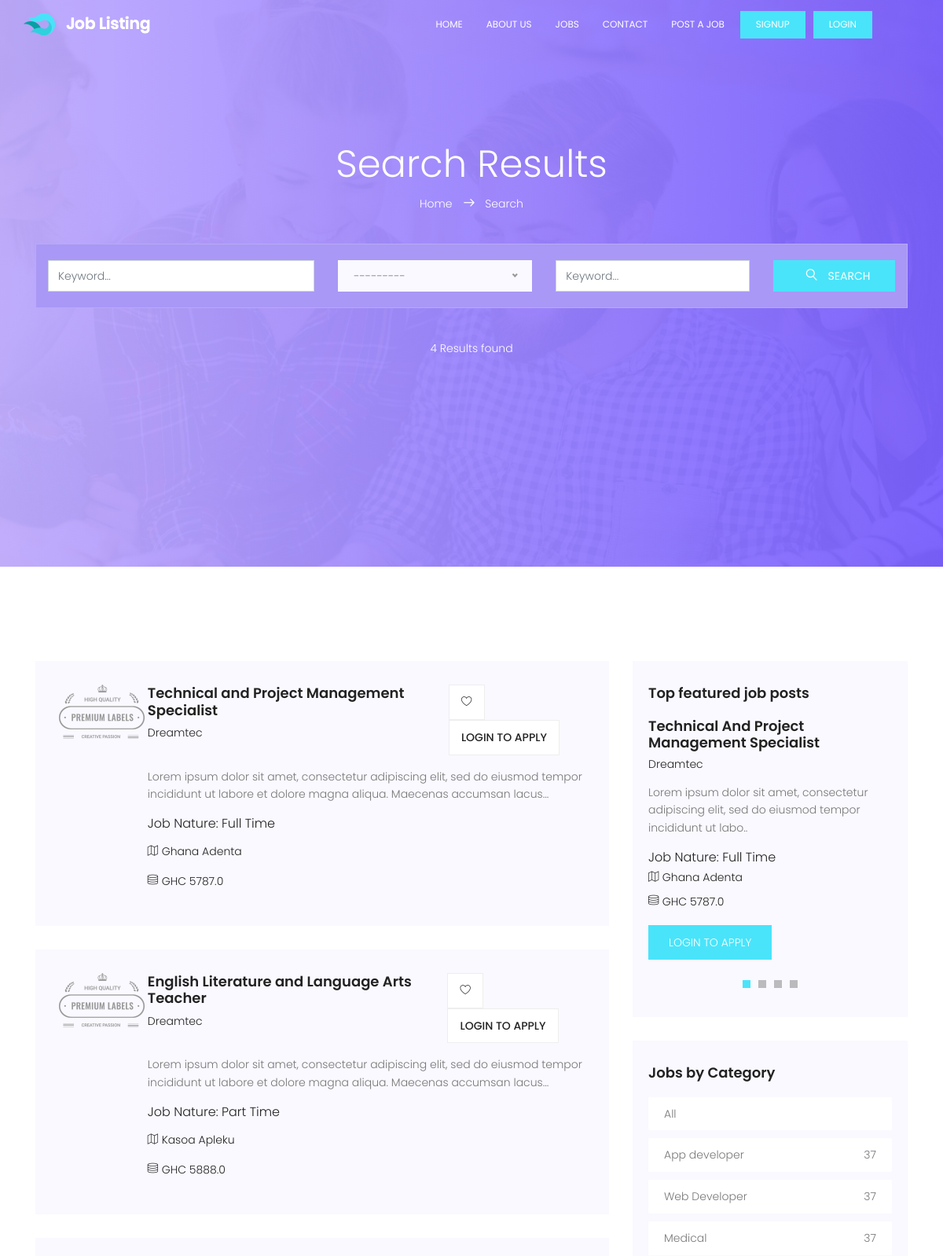
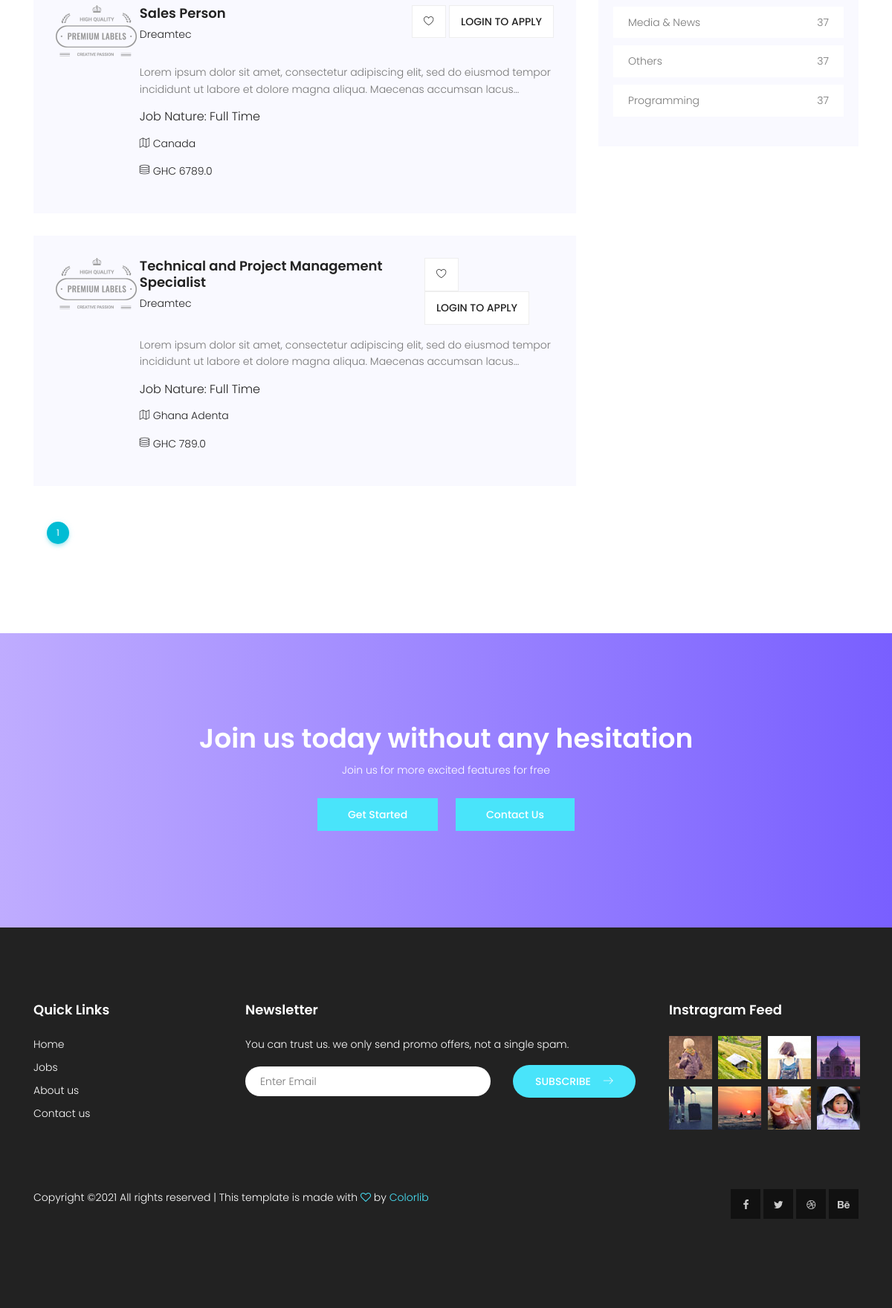
Page /jobs on the committed database (2 pictures, top to bottom).
### portal/models.py (models this page shows, shortened)
class Job(models.Model):
    company_name = models.CharField(max_length=200)
    job_title = models.CharField(max_length=200)
    company_email = models.EmailField(blank=True, null=True)
    thumbnail = models.ImageField(upload_to='jobs_img', blank=True, null=True)
    category = models.ForeignKey(
        Category, on_delete=models.CASCADE, default='Others')
    job_type = models.CharField(max_length=20, choices=_job_Type, default=1)
    description = RichTextField()
    location = models.CharField(max_length=150)
    salary = models.FloatField(blank=True, null=True)
    application_url = models.URLField(blank=True, null=True)
    slug = models.SlugField(blank=True, null=True)
    created = models.DateTimeField(auto_now_add=True)
    featured = models.BooleanField(default=False)
    approved = models.BooleanField(default=True)
    class Meta:
        ordering = ['-created']

class Category(models.Model):
    category = models.CharField(max_length=100)
    created = models.DateTimeField(auto_now_add=True)
    class Meta:
        verbose_name_plural = 'Categories'
        ordering = ['-id']
    def __str__(self):
        return self.category

### portal/views.py (the view)
# urls.py: path('jobs', jobs, name="jobs"),
def jobs(request):
    category = request.GET.get('category')
    if category == None:
        jobs = Job.objects.filter(approved=True).order_by('-created')
    else:
        jobs = Job.objects.filter(
            approved=True, category__category=category)
    filters = JobFilter(
        request.GET, queryset=Job.objects.filter(approved=True))
    jobs = filters.qs
    paginator = Paginator(jobs, 10)
    page_number = request.GET.get('page', 1)
    page_objects = paginator.get_page(page_number)
    context = {
        'jobs': jobs,
        'filters': filters,
        'page_objects': page_objects,
        'paginator': paginator
    }
    return render(request, 'portal/search.html', context)

### portal/context_processors.py (called while the page is built)
def Processors(request):
    jobs = Job.objects.filter(approved=True).order_by('-created')
    categories = Category.objects.all().order_by('-id')
    blogs = Blog.objects.filter(published=True).order_by('-id')
    blog_count = blogs.count()
    return {
        'categories': categories,
        'jobs': jobs,
        'blog_count': blog_count,
        'blogs': blogs,
    }

### templates/portal/search.html (shortened to what this page needs)
{% extends 'base.html' %}
{% load static %}
{% block content %}
			<section class="banner-area relative" id="home">
				<div class="container">
					<div class="row search-page-top d-flex align-items-center justify-content-center">
						<div class="banner-content col-lg-12">
							<h1 class="text-white">
								Search Results
							</h1>
							<p class="text-white link-nav">
								<a href="{% url 'home' %}">Home </a> <span class="lnr lnr-arrow-right"></span> <a href="#">	 Search</a>
							</p>
							<form action="" method="GET" class="serach-form-area">
								<div class="row justify-content-center form-wrap">
									<div class="col-lg-4 form-cols">
									{{filters.form.job_title}}
									</div>
									<div class="col-lg-3 form-cols">
									<div class="default-select" id="default-selects">
									</div>
									</div>
									<div class="col-lg-3 form-cols">
									{{filters.form.location}}
									</div>
									<div class="col-lg-2 form-cols">
									    <button type="submit" class="btn btn-info">
									      <span class="lnr lnr-magnifier"></span> Search
									    </button>
									</div>
								</div>
							</form>
							<p class="text-white">{{paginator.count}} Results found</p>
						</div>
					</div>
				</div>
			</section>
			<section class="post-area section-gap">
				<div class="container">
					<div class="row justify-content-center d-flex">
						<div class="col-lg-8 post-list">
							{% for job in page_objects %}
							<div class="single-post d-flex flex-row">
								<div class="thumb">
									<img src="{% static 'img/post.png' %}" alt="">
								</div>
								<div class="details">
									<div class="title d-flex flex-row justify-content-between">
										<div class="titles">
											<a href="{% url 'detail' job.slug %}"><h4>{{job.job_title}}</h4></a>
											<h6>{{job.company_name}}</h6>
										</div>
										<ul class="btns">
											<li><a href="{% url 'detail' job.slug %}"><span class="lnr lnr-heart"></span></a></li>
											{% if request.user.is_authenticated %}
											<li><a href="{% url 'detail' job.slug %}">Apply</a></li>
											{% else %}
											<li><a href="{% url 'login' %}">Login to apply</a></li>
											{% endif %}
										</ul>
									</div>
									<p>
									{{job.description|slice:":150"|safe}}...
									</p>
									<h5>Job Nature: {{job.job_type}}</h5>
									<p class="address"><span class="lnr lnr-map"></span> {{job.location}}</p>
									{% if job.salary %}
									<p class="address"><span class="lnr lnr-database"></span> GHC {{job.salary}}</p>
									{% endif %}
								</div>
							</div>
							{% empty %}
							<h3> No job post found </h4>
							{% endfor %}
							 <div class="container mt-5">
								<ul class="pagination pagination-info">
								<li class="active page-item">
								<a href="javascript:void(0);" class="page-link">{{page_objects.number}}</a>
								</li>
							</ul>
							 </div>
						</div>
						<div class="col-lg-4 sidebar">
							<div class="single-slidebar">
								<h4>Top featured job posts</h4>
								<div class="active-relatedjob-carusel">
								{% for job in jobs|slice:":4" %}
									<div class="single-rated">
										<a href="{% url 'detail' job.slug %}"><h4>{{job.job_title|title}}</h4></a>
										<h6>{{job.company_name|title}}</h6>
										<p>
										{{job.description|slice:":100"|safe}}..
										</p>
										<h5>Job Nature: {{job.job_type}}</h5>
										<p class="address"><span class="lnr lnr-map"></span> {{job.location}}</p>
										{% if job.salary %}
										<p class="address"><span class="lnr lnr-database"></span> GHC {{job.salary}}</p>
										{% endif %}
										{% if request.user.is_authenticated %}
										<a href="{% url 'detail' job.slug %}" class="btns text-uppercase">Apply job</a>
										{% else %}
										<a href="{% url 'login' %}" class="btns text-uppercase">Login to apply</a>
										{% endif %}
									</div>
								{% endfor %}
								</div>
								</div>
							<div class="single-slidebar">
								<h4>Jobs by Category </h4>
								<ul class="cat-list">
								<li>
									<a class="justify-content-between d-flex" href="{% url 'jobs' %}">
									<p>All</p>
									</a>
									</li>
								{% for category in categories|slice:":10" %}
									<li>
									<a class="justify-content-between d-flex" href="{% url 'jobs' %}?category={{category.category}}">
									<p>{{category.category}}</p>
									<span>37</span>
									</a>
									</li>
								{% endfor %}
								</ul>
							</div>
						</div>
					</div>
				</div>
			</section>
			{% if not request.user.is_authenticated %}
			<section class="callto-action-area section-gap" id="join">
				<div class="container">
					<div class="row d-flex justify-content-center">
						<div class="menu-content col-lg-9">
							<div class="title text-center">
								<h1 class="mb-10 text-white">Join us today without any hesitation</h1>
								<p class="text-white">
								Join us for more excited features for free
								</p>
								<a class="primary-btn" href="{% url 'signup' %}">Get started</a>
								<a class="primary-btn" href="{% url 'contact' %}">Contact us</a>
							</div>
						</div>
					</div>
				</div>
			</section>
			{% endif %}
{% endblock %}

### rows in the picture
Job: job_title "Technical and Project Management Specialist", company_name "Dreamtec", description "Lorem ipsum dolor sit amet, consectetur adipiscing elit, sed do eiusmod tempor incididunt ut labore et dolore magna aliqua. Maecenas accumsan lacus", job_type "Full Time", location "Ghana Adenta", salary "5787.0", job_title "Technical And Project Management Specialist", description "Lorem ipsum dolor sit amet, consectetur adipiscing elit, sed do eiusmod tempor incididunt ut labo"
Job: job_title "English Literature and Language Arts Teacher", company_name "Dreamtec", description "Lorem ipsum dolor sit amet, consectetur adipiscing elit, sed do eiusmod tempor incididunt ut labore et dolore magna aliqua. Maecenas accumsan lacus", job_type "Part Time", location "Kasoa Apleku", salary "5888.0"
Job: job_title "Sales Person", company_name "Dreamtec", description "Lorem ipsum dolor sit amet, consectetur adipiscing elit, sed do eiusmod tempor incididunt ut labore et dolore magna aliqua. Maecenas accumsan lacus", job_type "Full Time", location "Canada", salary "6789.0"
Job: job_title "Technical and Project Management Specialist", company_name "Dreamtec", description "Lorem ipsum dolor sit amet, consectetur adipiscing elit, sed do eiusmod tempor incididunt ut labore et dolore magna aliqua. Maecenas accumsan lacus", job_type "Full Time", location "Ghana Adenta", salary "789.0"
Category: category "App developer"
Category: category "Web Developer"
Category: category "Medical"
Category: category "Media & News"
Category: category "Others"
Category: category "Programming"

### other values in the picture
{{ paginator.count }} "4"
{{ page_objects.number }} "1"
